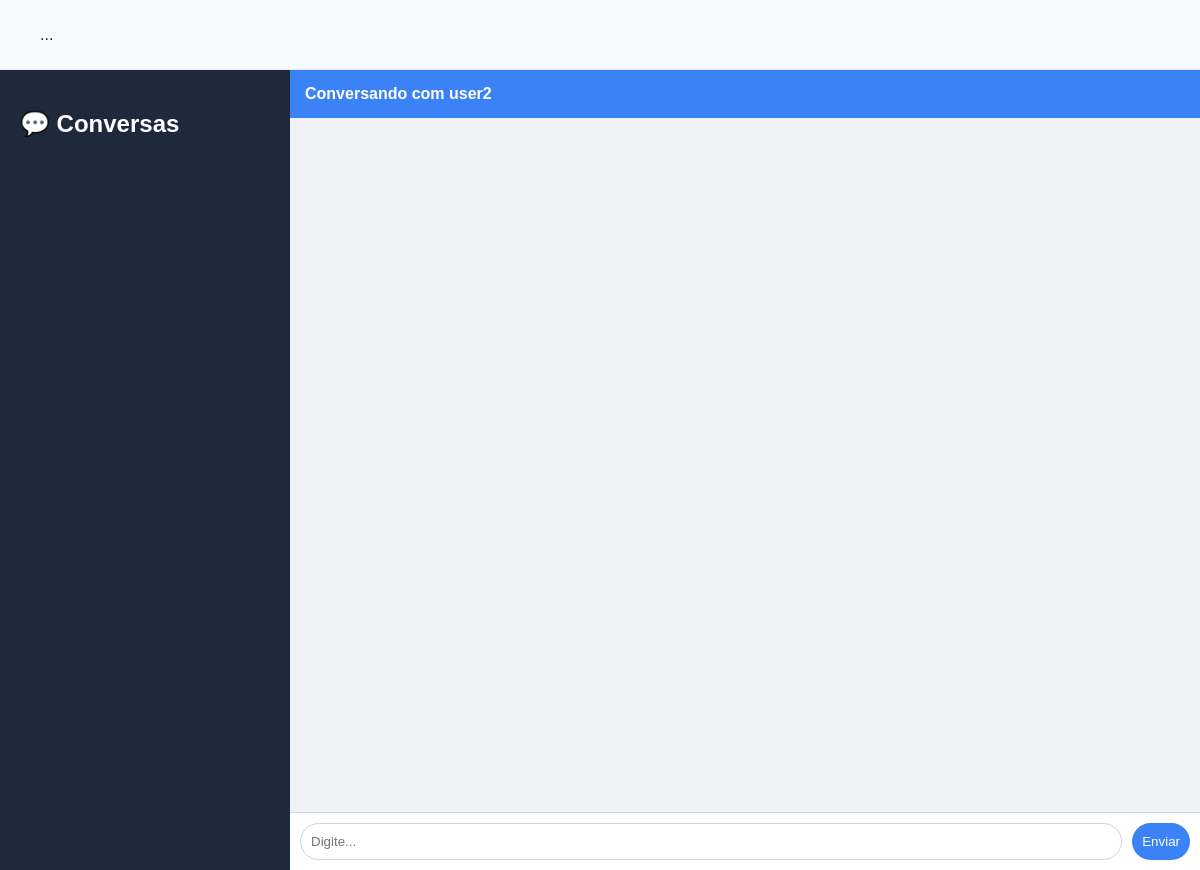
The page /chat/12/ (signed in) on the database as committed earlier.
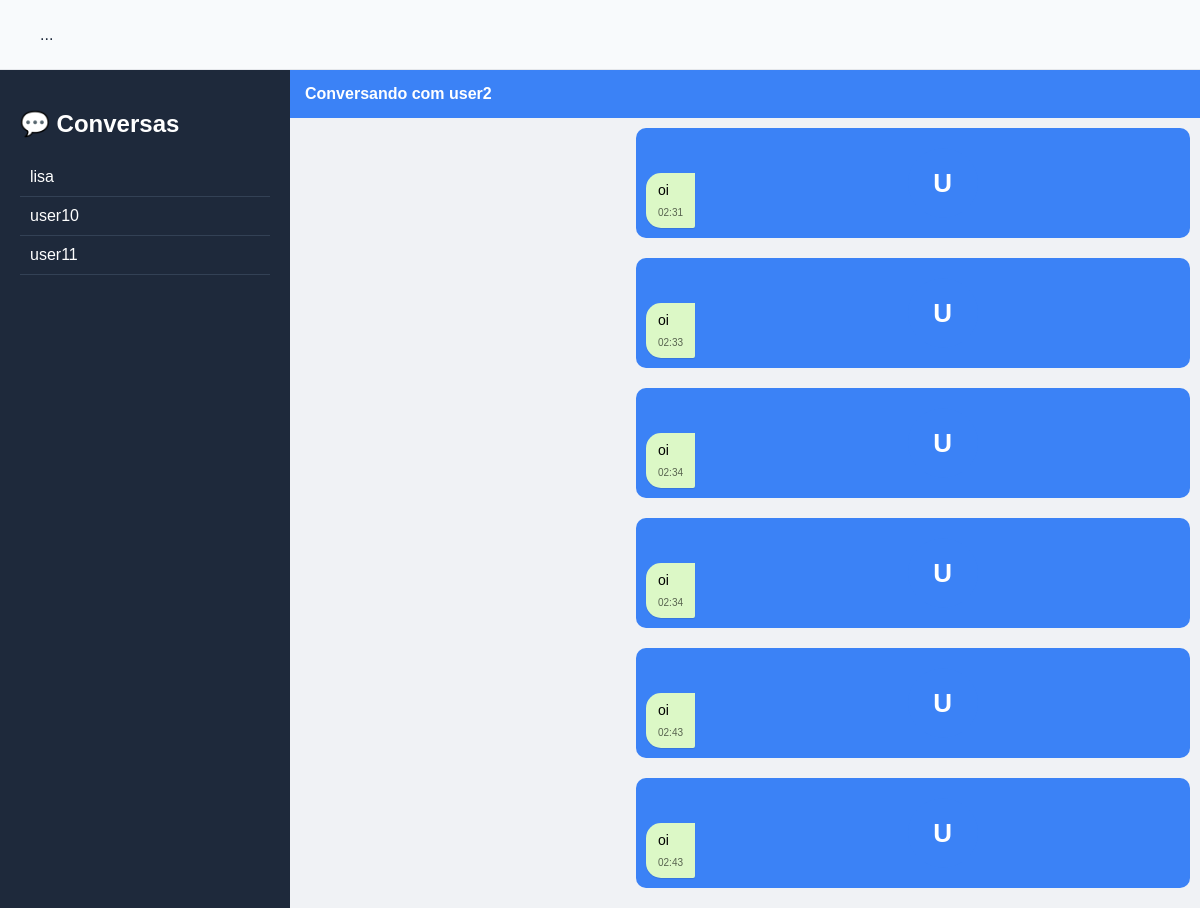
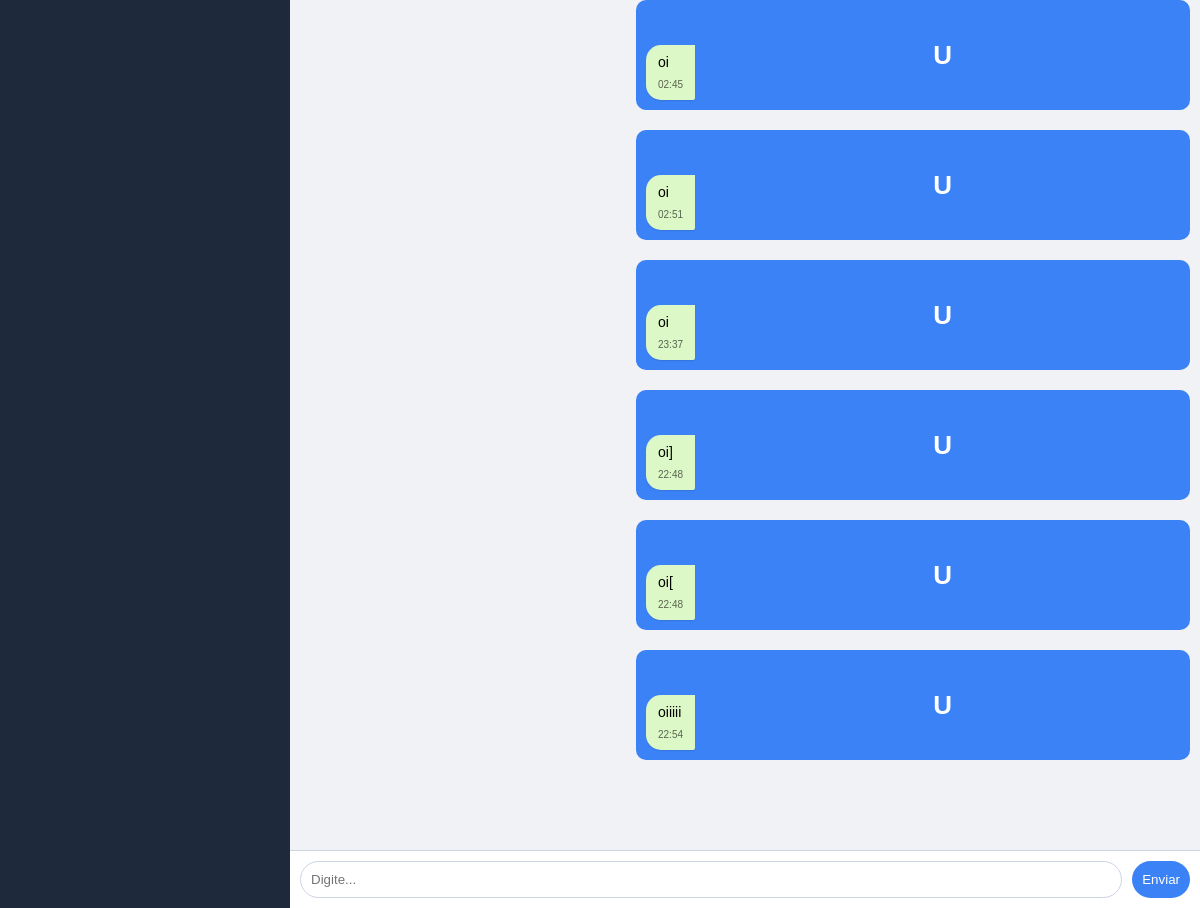
The same page on the database as committed later (2 pictures, top to bottom).
### usuarios/models.py (models this page shows, shortened)
class Usuario(models.Model):
    username = models.CharField(max_length=100)
    password = models.CharField(max_length=100)
    idioma_nativo = models.CharField(max_length=50)
    idioma_aprendizado = models.CharField(max_length=50)
    interesses = models.CharField(max_length=200)
    foto = models.ImageField(upload_to='fotos/', blank=True, null=True)

class Mensagem(models.Model):
    remetente = models.ForeignKey(Usuario, on_delete=models.CASCADE, related_name='mensagens_enviadas')
    destinatario = models.ForeignKey(Usuario, on_delete=models.CASCADE, related_name='mensagens_recebidas')
    texto = models.TextField()
    criado_em = models.DateTimeField(auto_now_add=True)
    status = models.CharField(max_length=20, default='enviada')
    status = models.CharField(
    max_length=20,
    default='enviada'
)

### usuarios/views.py (the view)
# urls.py: path('chat/', views.chat, name='chat'),
def chat(request, user_id):
    usuario_logado = request.session.get('usuario_nome')
    if not usuario_logado:
        return redirect('home')
    de_usuario = Usuario.objects.filter(username=usuario_logado).first()
    para_usuario = Usuario.objects.get(id=user_id)
    mensagens = Mensagem.objects.filter(
        remetente__in=[de_usuario, para_usuario],
        destinatario__in=[de_usuario, para_usuario]
    ).order_by('criado_em')
    conversas = Mensagem.objects.filter(
        remetente=de_usuario
    ).values_list('destinatario', flat=True)
    conversas_recebidas = Mensagem.objects.filter(
        destinatario=de_usuario
    ).values_list('remetente', flat=True)
    usuarios_ids = set(list(conversas) + list(conversas_recebidas))
    usuarios_conversas = Usuario.objects.filter(id__in=usuarios_ids)
    return render(request, 'usuarios/chat.html', {
        'mensagens': mensagens,
        'destinatario': para_usuario,
        'usuarios_conversas': usuarios_conversas
    })

### usuarios/templates/usuarios/chat.html (shortened to what this page needs)
{% load static %}
<!DOCTYPE html>
<html>
<head>
    <link rel="stylesheet" href="{% static 'usuarios/style.css' %}">
</head>
<div class="navbar">
    ...
</div>
<div class="container">
    <div class="sidebar">
        <h2>💬 Conversas</h2>
        {% for u in usuarios_conversas %}
            <a href="/chat/{{ u.id }}/" style="color:white;text-decoration:none;">
                <div class="user">{{ u.username }}</div>
            </a>
        {% endfor %}
    </div>
    <div class="chat-area">
        <div class="chat-header">
            Conversando com {{ destinatario.username }}
        </div>
        <div class="chat-box" id="chat-box">
    {% for msg in mensagens %}
        <div class="message {% if msg.remetente.username == request.session.usuario_nome %}me{% else %}other{% endif %}">
            <div class="avatar">
                {{ msg.remetente.username|first|upper }}
            </div>
            <div class="bubble">
                {{ msg.texto }}
                <div class="time">
                    {{ msg.criado_em|date:"H:i" }}
                </div>
            </div>
        </div>
    {% endfor %}
</div>
    <div class="chat-input">
        <input type="text" id="mensagem" placeholder="Digite...">
        <button onclick="enviar()">Enviar</button>
    </div>
</div>
</body>
</html>

Rows that differ between the two databases and show on the page:
now on this page (row unchanged): Usuario: username "lisa"
now on this page (row unchanged): Usuario: username "user10"
now on this page (row unchanged): Usuario: username "user11"
added Mensagem: remetente.username|first "U", texto "oi", criado_em "02:31"
added Mensagem: remetente.username|first "U", texto "oi", criado_em "02:33"
added Mensagem: remetente.username|first "U", texto "oi", criado_em "02:34"
added Mensagem: remetente.username|first "U", texto "oi", criado_em "02:34"
added Mensagem: remetente.username|first "U", texto "oi", criado_em "02:43"
added Mensagem: remetente.username|first "U", texto "oi", criado_em "02:43"
added Mensagem: remetente.username|first "U", texto "oi", criado_em "02:45"
added Mensagem: remetente.username|first "U", texto "oi", criado_em "02:51"
added Mensagem: remetente.username|first "U", texto "oi", criado_em "23:37"
added Mensagem: remetente.username|first "U", texto "oi]", criado_em "22:48"
added Mensagem: remetente.username|first "U", texto "oi[", criado_em "22:48"
added Mensagem: remetente.username|first "U", texto "oiiiii", criado_em "22:54"
